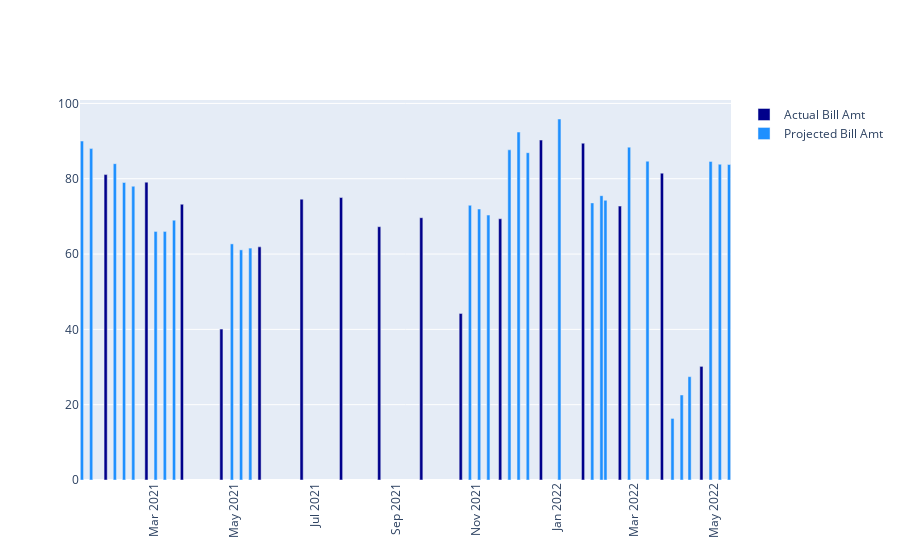

This figure's notebook cell:
### Markdown cell above
### Visualize the actuals and projections

Let's see the projected amounts compared to actual. Remember, you can have up to three projections before the actual bill.

### Code cell
fig = go.Figure()
fig.add_trace(go.Bar(x=bills_df['date'],
                y=bills_df['amt'],
                name='Actual Bill Amt',
                marker_color='darkblue'
                ))
fig.add_trace(go.Bar(x=projections_df['date'],
                y=projections_df['projectedamt'],
                name='Projected Bill Amt',
                marker_color='dodgerblue'
                ))

fig.update_layout(xaxis_tickangle=-90)

fig.show()

### Figure 1 — Plotly figure (JSON) as saved in the notebook; plotly's stock layout.template omitted (floating-point values rounded to 4 significant figures)
{"data": [{"marker": {"color": "darkblue"}, "name": "Actual Bill Amt", "type": "bar", "x": ["2022-04-21T00:00:00", "2022-03-22T00:00:00", "2022-02-18T00:00:00", "2022-01-21T00:00:00", "2021-12-20T00:00:00", "2021-11-19T00:00:00", "2021-10-20T00:00:00", "2021-09-20T00:00:00", "2021-08-19T00:00:00", "2021-07-21T00:00:00", "2021-06-21T00:00:00", "2021-05-20T00:00:00", "2021-04-21T00:00:00", "2021-03-22T00:00:00", "2021-02-23T00:00:00", "2021-01-23T00:00:00"], "y": [30.17, 81.48, 72.73, 89.43, 90.26, 69.37, 44.22, 69.65, 67.26, 75.01, 74.58, 61.91, 40.08, 73.22, 79.09, 81.1]}, {"marker": {"color": "dodgerblue"}, "name": "Projected Bill Amt", "type": "bar", "x": ["2022-05-12T00:00:00", "2022-05-05T00:00:00", "2022-04-28T00:00:00", "2022-04-12T00:00:00", "2022-04-06T00:00:00", "2022-03-30T00:00:00", "2022-03-11T00:00:00", "2022-02-25T00:00:00", "2022-02-07T00:00:00", "2022-02-04T00:00:00", "2022-01-28T00:00:00", "2022-01-03T00:00:00", "2021-12-10T00:00:00", "2021-12-03T00:00:00", "2021-11-26T00:00:00", "2021-11-10T00:00:00", "2021-11-03T00:00:00", "2021-10-27T00:00:00", "2021-05-13T00:00:00", "2021-05-06T00:00:00", "2021-04-29T00:00:00", "2021-03-16T00:00:00", "2021-03-09T00:00:00", "2021-03-02T00:00:00", "2021-02-13T00:00:00", "2021-02-06T00:00:00", "2021-01-30T00:00:00", "2021-01-12T00:00:00", "2021-01-05T00:00:00"], "y": [83.77, 83.85, 84.6, 27.44, 22.58, 16.35, 84.66, 88.39, 74.28, 75.5, 73.58, 95.86, 86.92, 92.39, 87.67, 70.35, 71.96, 72.94, 61.58, 61.11, 62.7, 69, 66, 66, 78, 79, 84, 88, 90]}], "layout": {"xaxis": {"tickangle": -90}}}
